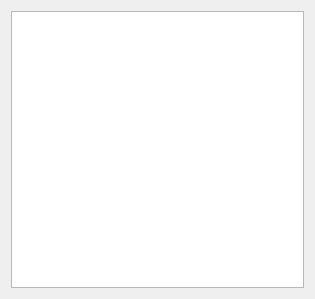
<?xml version="1.0" encoding="UTF-8"?>
<ui version="4.0">
 <class>ExportDialog</class>
 <widget class="QDialog" name="ExportDialog">
  <property name="geometry">
   <rect>
    <x>0</x>
    <y>0</y>
    <width>315</width>
    <height>299</height>
   </rect>
  </property>
  <property name="windowTitle">
   <string>Dialog</string>
  </property>
  <layout class="QVBoxLayout" name="verticalLayout">
   <item>
    <widget class="QListWidget" name="lstExport">
     <property name="font">
      <font>
       <pointsize>10</pointsize>
      </font>
     </property>
    </widget>
   </item>
  </layout>
 </widget>
 <resources/>
 <connections/>
</ui>
